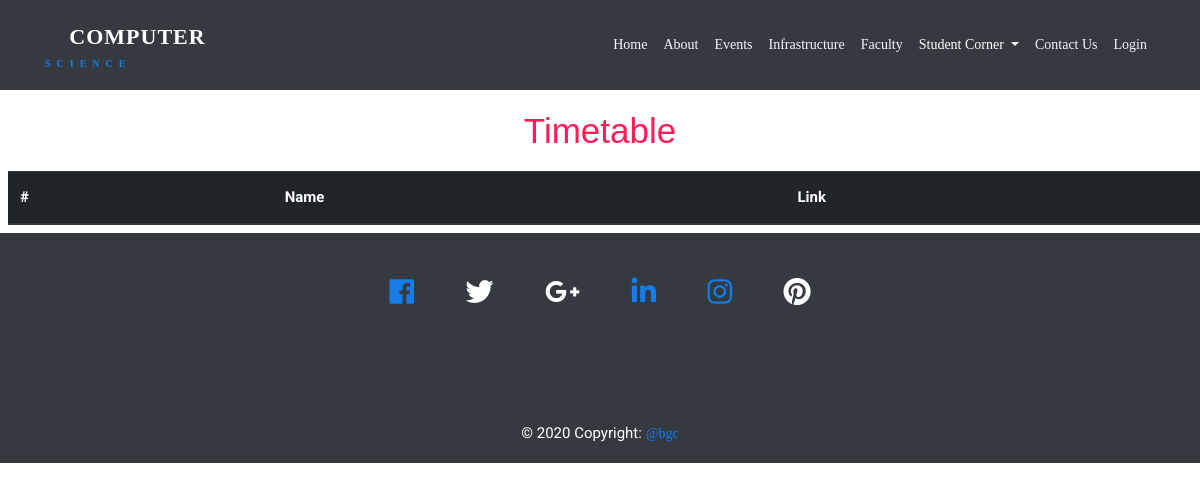
Before: /student_timetable with the older database file.
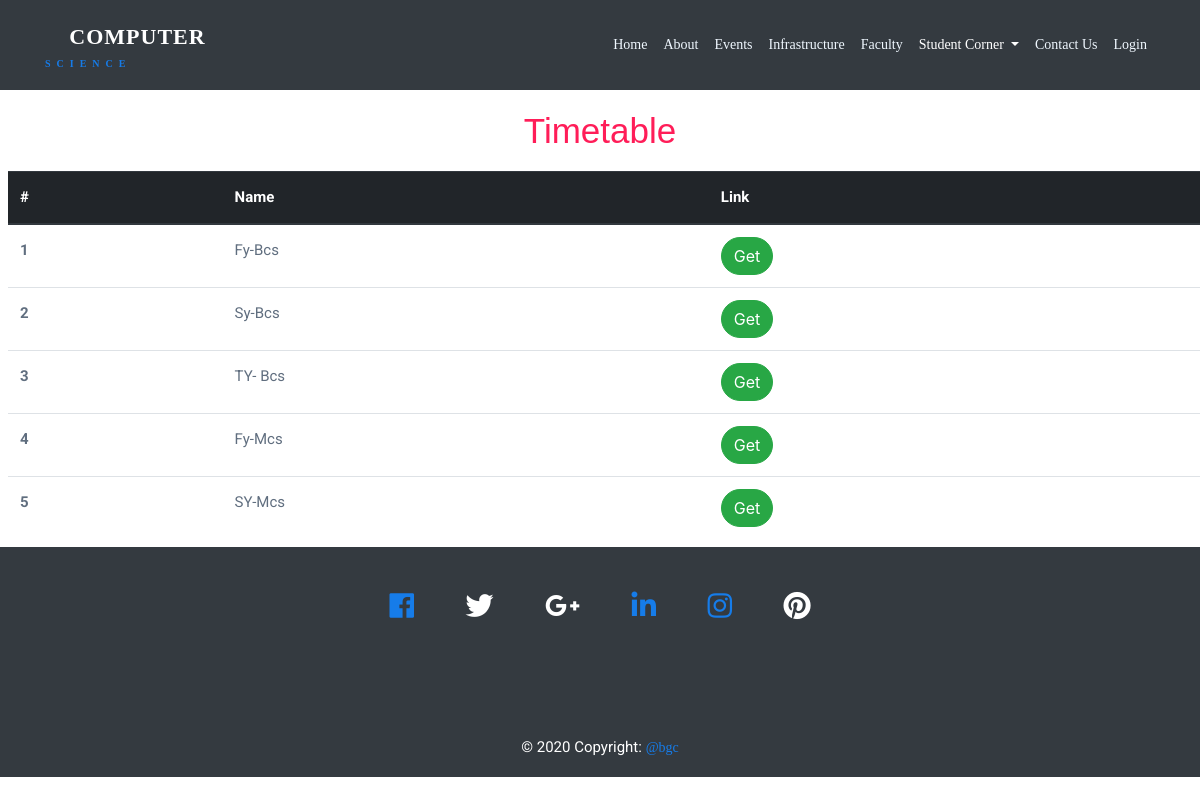
After: the same page with the newer database file.
### common/models.py (models this page shows)
class Timetable(models.Model):
    class_name = models.CharField(max_length = 200)
    link = models.CharField(max_length = 200)
    date = models.DateField()
    teacher = models.ForeignKey(Teacher, on_delete=models.CASCADE)

### common/views.py (the view)
# urls.py: path('student_timetable', views.HomeView.student_timetable, name='student_timetable'),
    def student_timetable(request):
        timetable = Timetable.objects.all()
        return render(request,'student-corner/student-timetable.html',{
            "timetable" : timetable
        })

### templates/student-corner/student-timetable.html
{% extends 'home/home.html' %}
{% block timetable %}
    <h1 class="m-3 text-center paragraph"> Timetable </h1>
<table class="table m-2">
    <thead class="thead-dark">
      <tr>
        <th scope="col">#</th>
        <th scope="col">Name</th>
        <th scope="col">Link</th>
      </tr>
    </thead>
    <tbody>
        {% for time in timetable %}
      <tr>
        <th scope="row"> {{ forloop.counter }}</th>
        <td>{{ time.class_name }}</td>
        <td> <a href= {{ time.link }} > <button class="btn btn-success"> Get </button> </a>  </td>
      </tr>
      {% endfor %}
    </tbody>
  </table>
{% endblock timetable %}

Changed rows visible on the page:
added Timetable: class_name "Fy-Bcs"
added Timetable: class_name "Sy-Bcs"
added Timetable: class_name "TY- Bcs"
added Timetable: class_name "Fy-Mcs"
added Timetable: class_name "SY-Mcs"
